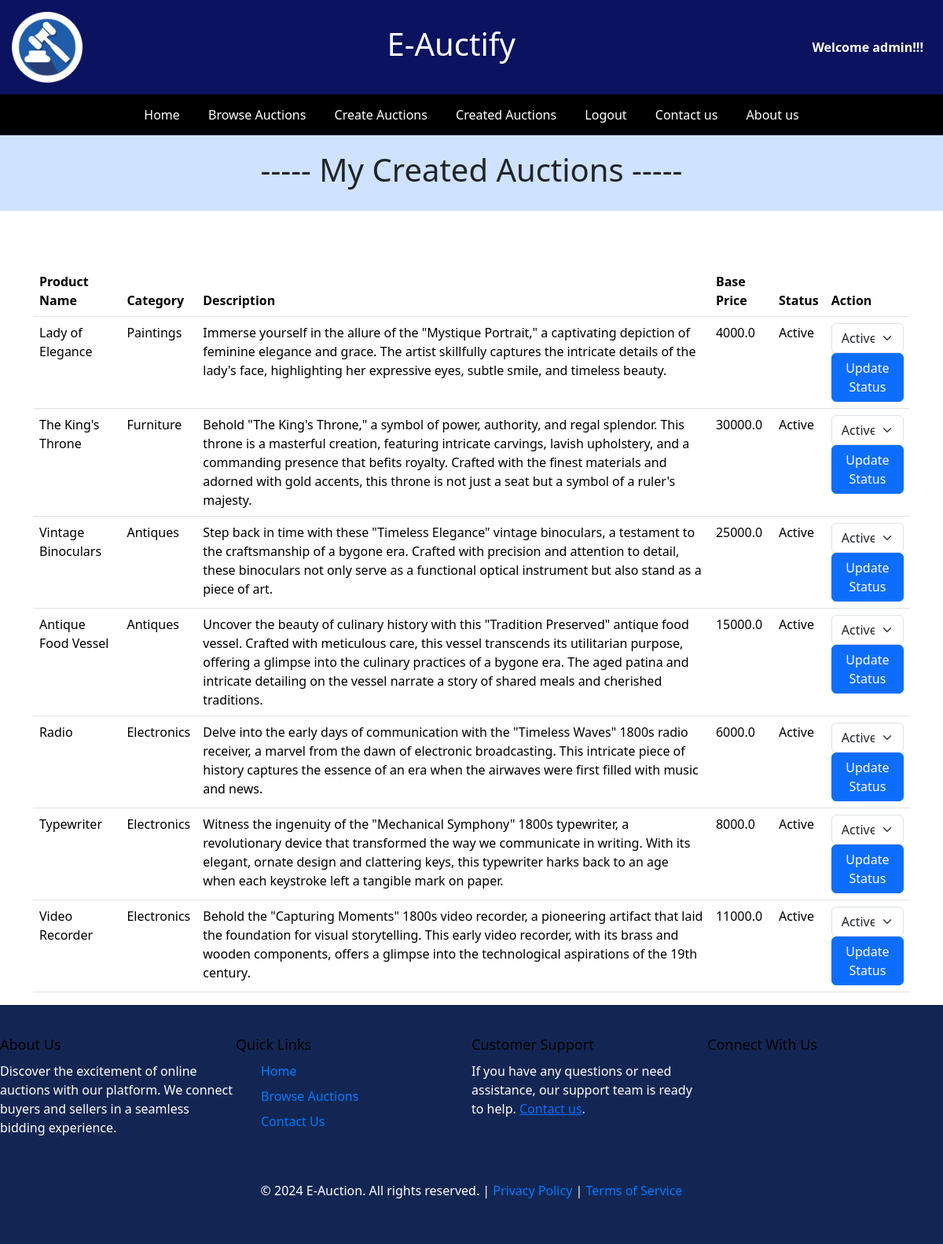
The app's page /myauctions/ (signed in) with its own data.
### e_auctionapp/models.py (models this page shows, shortened)
class Product(models.Model):
    userid = models.ForeignKey(User, on_delete=models.CASCADE, null=True, blank=True)
    product_id = models.AutoField(primary_key=True)
    product_name = models.CharField(max_length=55)
    type_choices = (
        ("Antiques", "Antiques"),
        ("Electronics", "Electronics"),
        ("Furniture", "Furniture"),
        ("Paintings", "Paintings"),
    )
    category = models.CharField(max_length=50, choices=type_choices, default="")
    desc = models.TextField(max_length=400)
    base_price = models.FloatField()
    image = models.ImageField(upload_to="pics")
    status_choices = (
        ("Upcoming", "Upcoming"),
        ("Active", "Active"),
        ("Closed", "Closed"),
    )
    status = models.CharField(max_length=20, choices=status_choices, default="Upcoming")
    starttime = models.DateTimeField(default=timezone.now)
    duration = models.DurationField(default=timedelta(hours=1))

### e_auctionapp/views.py (the view, shortened to what this page needs)
# urls.py: path("myauctions/", views.myauctions, name="myauctions"),
def myauctions(request):
    if request.user.is_authenticated:
        user = request.user
        auctions = Product.objects.filter(userid=user)
        context = {"username": user, "auctions": auctions}
        return render(request, "myauctions.html", context)
    else:
        return redirect('/login')

### templates/myauctions.html (shortened to what this page needs)
{% load static %}
{% include 'header.html' %}
<div class="bg-primary-subtle">
    <h1>----- My Created Auctions -----</h1>
</div>
{% block content %}
  <div class="container">
    <table class="table">
      <thead>
        <tr>
          <th>Product Name</th>
          <th>Category</th>
          <th>Description</th>
          <th>Base Price</th>
          <th>Status</th>
          <th>Action</th>
        </tr>
      </thead>
      <tbody>
        {% for product in auctions %}
            <tr>
                <td>{{ product.product_name }}</td>
                <td>{{ product.category }}</td>
                <td>{{ product.desc }}</td>
                <td>{{ product.base_price }}</td>
                <td>{{ product.status }}</td>
                <td>
                    <form method="post" action="{% url 'myauctions' %}">
                        <select name="status" class="form-select">
                            <option value="Active" {% if product.status == 'Active' %}selected{% endif %}>Active</option>
                        </select>
                        <button type="submit" class="btn btn-primary">Update Status</button>
                    </form>
                </td>
            </tr>
        {% endfor %}
    </tbody>
    </table>
  </div>
{% endblock %}
{% include 'footer.html' %}

### templates/header.html (shortened to what this page needs)
{% load static %}
<!DOCTYPE html>
<html lang="en">
<head>
    <link href="https://cdn.jsdelivr.net/npm/bootstrap@5.3.2/dist/css/bootstrap.min.css" rel="stylesheet">
</head>
<body>
    <header>
        <img id="logo" src="{% static 'images/gavel-icon.png' %}" alt="Logo">
        <h1>E-Auctify</h1>
        <div id="welcome-message">
            {% if user.is_authenticated %}
                <strong>Welcome {{username}}!!!</strong>
            {% else %}
                <strong>Welcome Guest!!!</strong>
            {% endif %}
        </div>
    </header>
    <nav>
        <a href="{% url 'index' %}">Home</a>
        <a href="{% url 'browseauction' %}">Browse Auctions</a>
        {% if user.is_authenticated %}
            <a href="{% url 'createauction' %}">Create Auctions</a>
            <a href="{% url 'myauctions' %}">Created Auctions</a>
            <a href="{% url 'userlogout' %}">Logout</a>
        {% else %}
            <a href="{% url 'login' %}">Login</a>
            <a href="{% url 'register' %}">Register</a>
        {% endif %}
        <a href="{% url 'contact' %}">Contact us</a>
        <a href="{% url 'aboutus' %}">About us</a>
    </nav>
</body>
</html>

### templates/header.html (style rules this page uses)
body { font-family: 'Arial', sans-serif; margin: 0; padding: 0; }
header { background-color: #0b125f; color: #fff; padding: 15px; text-align: left; display: flex; align-items: center; justify-content: space-between; }
#logo { width: 90px; height: auto; margin-right: 10px; }
nav { background-color: #000000; overflow: hidden; text-align: center; }
nav a { display: inline-block; color: #fff; text-align: center; padding: 14px 16px; text-decoration: none; }
#welcome-message { color: rgb(255, 255, 255); text-align: right; margin-right: 10px; }

### templates/myauctions.html (style rules this page uses)
body { font-family: 'Arial', sans-serif; background-color: #f8f8f8; }
.bg-primary-subtle { background-color: #f0f8ff; padding: 20px; text-align: center; }
.container { margin-top: 50px; }
table { width: 100%; border-collapse: collapse; margin-top: 20px; }
th, td { border: 1px solid #ddd; padding: 12px; text-align: left; }
th { background-color: #3498db; color: #fff; }
select { width: 100%; padding: 8px; margin-bottom: 10px; border: 1px solid #ddd; border-radius: 4px; box-sizing: border-box; }
button { background-color: #3498db; color: #fff; padding: 8px 15px; border: none; border-radius: 4px; cursor: pointer; }

### templates/footer.html (style rules this page uses)
body, h1, h2, h3, p, ul { margin: 0; padding: 0; }
body { font-family: 'Arial', sans-serif; min-height: 100vh; margin: 0; display: flex; flex-direction: column; }

### records on screen
Product: product_name "Lady of Elegance", category "Paintings", desc "Immerse yourself in the allure of the \"Mystique Portrait,\" a captivating depiction of feminine elegance and grace. The artist skillfully captures the intricate details of the lady's face, highlighting her expressive eyes, subtle smile, and timeless beauty.", base_price "4000.0", status "Active"
Product: product_name "The King's Throne", category "Furniture", desc "Behold \"The King's Throne,\" a symbol of power, authority, and regal splendor. This throne is a masterful creation, featuring intricate carvings, lavish upholstery, and a commanding presence that befits royalty. Crafted with the finest materials and adorned with gold accents, this throne is not just a seat but a symbol of a ruler's majesty.", base_price "30000.0", status "Active"
Product: product_name "Vintage Binoculars", category "Antiques", desc "Step back in time with these \"Timeless Elegance\" vintage binoculars, a testament to the craftsmanship of a bygone era. Crafted with precision and attention to detail, these binoculars not only serve as a functional optical instrument but also stand as a piece of art.", base_price "25000.0", status "Active"
Product: product_name "Antique Food Vessel", category "Antiques", desc "Uncover the beauty of culinary history with this \"Tradition Preserved\" antique food vessel. Crafted with meticulous care, this vessel transcends its utilitarian purpose, offering a glimpse into the culinary practices of a bygone era. The aged patina and intricate detailing on the vessel narrate a story of shared meals and cherished traditions.", base_price "15000.0", status "Active"
Product: product_name "Radio", category "Electronics", desc "Delve into the early days of communication with the \"Timeless Waves\" 1800s radio receiver, a marvel from the dawn of electronic broadcasting. This intricate piece of history captures the essence of an era when the airwaves were first filled with music and news.", base_price "6000.0", status "Active"
Product: product_name "Typewriter", category "Electronics", desc "Witness the ingenuity of the \"Mechanical Symphony\" 1800s typewriter, a revolutionary device that transformed the way we communicate in writing. With its elegant, ornate design and clattering keys, this typewriter harks back to an age when each keystroke left a tangible mark on paper.", base_price "8000.0", status "Active"
Product: product_name "Video Recorder", category "Electronics", desc "Behold the \"Capturing Moments\" 1800s video recorder, a pioneering artifact that laid the foundation for visual storytelling. This early video recorder, with its brass and wooden components, offers a glimpse into the technological aspirations of the 19th century.", base_price "11000.0", status "Active"

### other values on screen
{{ username }} "admin"
